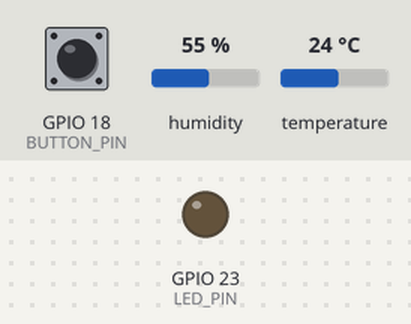
A sketch run on a simulated ESP32. Shown: output pins drawn as LEDs (lit = HIGH). Inputs (shaded band) come from the test bench; at power-on: temperature 24 °C, GPIO 18 (BUTTON_PIN) HIGH, humidity 55 %. WiFi joins after 1.5 s; servers stay silent unless stated; the local clock reads 2024-03-15 10:24:30 at power-on unless the sketch sets it; no MQTT or app messages arrive unless stated; what the sketch prints to the serial monitor is not drawn.

Above: at 2.7 s.
2.8 s: temperature set to 38.4 °C
5.5 s: temperature set to 39.5 °C
At 6.3 s:
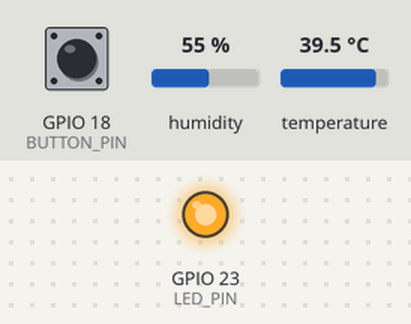
Timing chart, 0 to 8.5 s (numbered marks = the images above; inputs shaded):
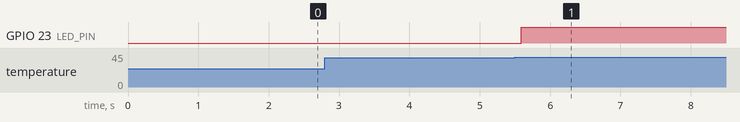

The sketch:

Project_Group14.ino
```cpp
#define DHTPIN 27
#define DHTTYPE DHT22
#define LED_PIN 23
#define BUTTON_PIN 18

#include <DHT.h>
#include <Wire.h>
#include "RTClib.h"
#include <WiFi.h>
#include <PubSubClient.h>

DHT dht(DHTPIN, DHTTYPE);
RTC_DS3231 rtc;

// WiFi + MQTT
// const char* ssid = "misochoyu_2.4G";
// const char* password = "misochoyu";
// const char* mqtt_server = "192.168.1.112"; // IP เครื่อง Node-RED/MQTT Broker

const char* ssid = "Next";
const char* password = "0972854443";
const char* mqtt_server = "172.20.10.4"; //ใช่เน็ตมือถือ

WiFiClient espClient;
PubSubClient client(espClient);

bool overheatStarted = false;
bool buttonPressed = false;
unsigned long overheatStartMillis = 0;
unsigned long overheatDuration = 0;

void setup_wifi() {
  delay(10);
  Serial.println("Connecting to WiFi...");
  WiFi.begin(ssid, password);
  while (WiFi.status() != WL_CONNECTED) {
    delay(500);
    Serial.print(".");
  }
  Serial.println("\nWiFi connected");
}

void reconnect() {
  while (!client.connected()) {
    Serial.print("Attempting MQTT connection...");
    if (client.connect("ESP32Client")) {
      Serial.println("connected");
    } else {
      Serial.print("failed, rc=");
      Serial.print(client.state());
      delay(2000);
    }
  }
}

void setup() {
  Serial.begin(115200);
  pinMode(LED_PIN, OUTPUT);
  pinMode(BUTTON_PIN, INPUT_PULLUP);
  dht.begin();
  rtc.begin();

  setup_wifi();
  client.setServer(mqtt_server, 1883);
}

void loop() {
  if (!client.connected()) {
    reconnect();
  }
  client.loop();

  float temp = dht.readTemperature();
  float hum = dht.readHumidity();
  DateTime now = rtc.now();

  if (isnan(temp) || isnan(hum)) {
    Serial.println("อ่านค่า DHT22 ไม่ได้");
    delay(2000);
    return;
  }

  Serial.print("🕒 ");
  Serial.print(now.timestamp());
  Serial.print(" 🌡️ Temp: ");
  Serial.print(temp);
  Serial.print("°C 💧 Humidity: ");
  Serial.print(hum);
  Serial.println("%");

  // เริ่มจับเวลาเมื่อเกิน 39
  if (temp > 39.0 && !overheatStarted) { //ใส่เป็น 25.0 ได้เพื่อเอาไว้ test
    Serial.println("🔥 อุณหภูมิเกิน 39 → เริ่มจับเวลา");
    overheatStarted = true;
    buttonPressed = false;
    overheatStartMillis = millis();
    digitalWrite(LED_PIN, HIGH);
  }

  // กดปุ่ม = หยุดจับเวลา
  if (overheatStarted && digitalRead(BUTTON_PIN) == LOW && !buttonPressed) {
    buttonPressed = true;
    overheatDuration = millis() - overheatStartMillis;
    digitalWrite(LED_PIN, LOW);

    Serial.print("🛑 หยุดจับเวลา: ");
    Serial.print(overheatDuration / 1000);
    Serial.println(" วินาที");

    // รีเซ็ตให้พร้อมรอบถัดไป
    overheatStarted = false;
  }

  // ส่งข้อมูลแบบ JSON ไป Node-RED
  String payload = "{";
  payload += "\"temp\":" + String(temp, 1) + ",";
  payload += "\"hum\":" + String(hum, 1) + ",";
  payload += "\"duration\":" + String(overheatDuration / 1000);
  payload += "}";

  client.publish("healthmonitor/data", payload.c_str());

  delay(2000);
}
```

Measured:
- the behaviour switches between 39 and 39.1 °C on temperature (found by bisection; images 0 and 1)
- after the input at 2.8 s, every drawn part: stays the same
- after the input at 5.5 s, GPIO 23 (LED_PIN): LOW → HIGH after 0.09 s
